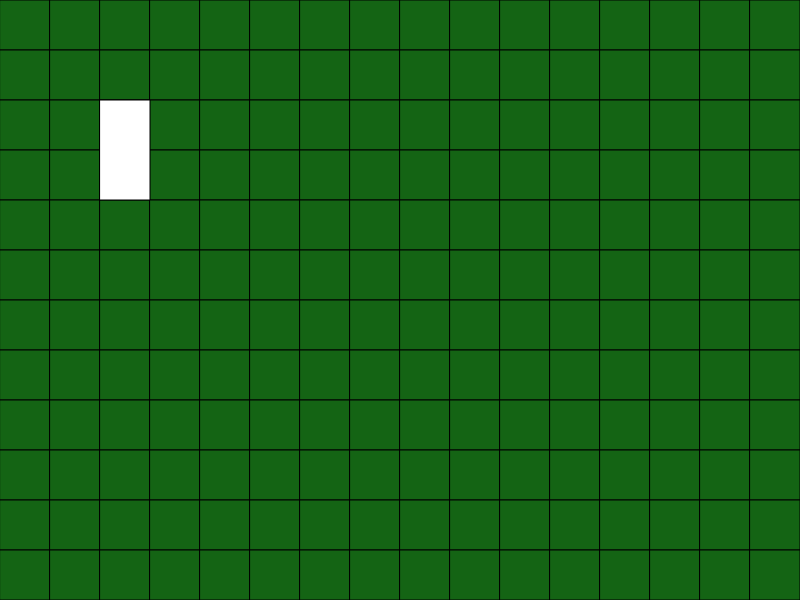
Frame 1 (no input)
Frame 60 (no input): identical to frame 1, image omitted
Frame 120 (the mouse pressed at the canvas centre since frame 60): identical to frame 1, image omitted

The p5.js sketch that drew this single still picture (run headless with seeded random() and noise() and a simulated clock; from frame 60 on, the mouse is pressed at the canvas centre):

// p5.js sketch
// ── sketch.js
let tiles = [];
let player;

function setup() // essentialy unity start
{
    createCanvas(800, 600);
    player = new Player(createVector(100, 100));
    for (let e = 0; e < 16; e++) {
        tiles[e] = []
    }
    for (let i = 0; i < 16; i++) {
        for (let j = 0; j < 12; j++) {
            tiles[i][j] = new Tile(createVector(i * 50, j * 50), createVector(50, 50), "owo", null);
        }
    }
}

function draw() // essentailly unity update
{
    background(51);
    for (let i = 0; i < 16; i++) {
        for (let j = 0; j < 12; j++) {
            tiles[i][j].show();
        }
    }
    player.update();
    player.show();

}
// ── GameManager.js
function GameManger() {
    this.ScreenManager = new ScreenManager();
    this.player = new Player(createVector(100, 400));

    this.setup = function () {
        this.ScreenManager.setup();
    };

    this.update = function () {
        this.ScreenManager.update();
        this.ScreenManager.show();
        this.player.update();
        // this is absolutely terrible but it works ... mostly
        this.player.colliding = new Vector4(false, false, false, false);
        for (let i = 0; i < this.ScreenManager.CurrentScreen.tiles.length; i++)
        {
            for (let j = 0; j < this.ScreenManager.CurrentScreen.tiles[i].length; j++)
            {
                if (this.ScreenManager.CurrentScreen.tiles[i][j].solid)
                {
                    if (boxCollision(this.player, this.ScreenManager.CurrentScreen.tiles[i][j], 1))
                    {
                        this.player.colliding = collisionDirection(this.player, this.ScreenManager.CurrentScreen.tiles[i][j]);
                    }
                    if (boxCollision(this.player, this.ScreenManager.CurrentScreen.tiles[i][j], 0))
                    {
                        if (this.player.colliding.d)
                        {
                            this.player.putOnSurface(distanceFromSurface(this.player, this.ScreenManager.CurrentScreen.tiles[i][j], 'd'), 'd');
                        }
                        if (this.player.colliding.u)
                        {
                            this.player.putOnSurface(distanceFromSurface(this.player, this.ScreenManager.CurrentScreen.tiles[i][j], 'u'), 'u');
                        }
                        if (this.player.colliding.r)
                        {
                            this.player.putOnSurface(distanceFromSurface(this.player, this.ScreenManager.CurrentScreen.tiles[i][j], 'r'), 'r');
                        }
                        if (this.player.colliding.l)
                        {
                            this.player.putOnSurface(distanceFromSurface(this.player, this.ScreenManager.CurrentScreen.tiles[i][j], 'l'), 'l');
                        }
                    }
                }
            }
        }
        this.player.show();
    };
}

// ── Player.js
class Player {
    constructor(position) {
        this.position = position;
    }

    show() {
        fill(255);
        rect(this.position.x, this.position.y, 50, 100);
    }

    update() {
        if (keyCode == 38) {
            this.position.y -= 10;
        }
        if (keyCode == 40) {
            this.position.y += 10;
        }
        if (keyCode == 37) {
            this.position.x -= 10;
        }
        if (keyCode == 39) {
            this.position.x += 10;
        }
    }
}
// ── Tile.js
class Tile {
    constructor(position, size, image, imagepPosition) {
        this.position = position;
        this.size = size;
        this.image = image;
        this.imagepPosition = imagepPosition;
    }

    show() {
        fill(20, 100, 20)
        rect(this.position.x, this.position.y, this.size.x, this.size.y);
    }
}
// ── Utilities.js

function boxCollision(thing1, thing2, tollerence = 0) {
    if (!(thing1.position.x - tollerence >= thing2.position.x + thing2.size.x || // if object1 is to the right of object2
        thing1.position.x + thing1.size.x + tollerence <= thing2.position.x || // if object1 is to the left object2
        thing1.position.y - tollerence >= thing2.position.y + thing2.size.y || // if object1 is below object2
        thing1.position.y + thing1.size.y + tollerence <= thing2.position.y)) {// if object1 is above object2
        return true;
    } else {
        return false;
    }
}

// this should only be used for if we already know that the two objects are colliding
function collisionDirection(thing1, thing2) {
    let colVector = new Vector4(false, false, false, false);
    if (thing1.position.x > thing2.position.x + thing2.size.x / 2) {
        colVector.l = true;
    }
    if (thing1.position.x + thing1.size.x < thing2.position.x + thing2.size.x / 2) {
        colVector.r = true;
    }
    if (thing1.position.y > thing2.position.y + thing2.size.y / 2) {
        colVector.u = true;
    }
    if (thing1.position.y + thing1.size.y < thing2.position.y + thing2.size.y / 2) {
        colVector.d = true;
    }
    return colVector;
}

function distanceFromSurface(thing1, thing2, dir) {
    switch (dir) {
        case 'u':
            return thing1.position.y - (thing2.position.y + thing2.size.y);
        case 'r':
            return -(thing1.position.x + thing1.size.x - thing2.position.x);
        case 'd':
            return -(thing1.position.y + thing1.size.y - thing2.position.y);
        case 'l':
            return thing1.position.x - (thing2.position.x + thing2.size.x);
    }
}

function Vector4(u, r, d, l) {
    this.u = u; // up
    this.r = r; // right
    this.d = d; // down
    this.l = l; // left
}

// this basically just removes the default use of the arrow keys and the space bar while the canvas is selected
// allows for the website to be larger 
var arrow_keys_handler = function (e) {
    switch (e.keyCode) {
        case 37:
        case 39:
        case 38:
        case 40: // Arrow keys
        case 32:
            e.preventDefault();
            break; // Space
        default:
            break; // do not block other keys
    }
};
